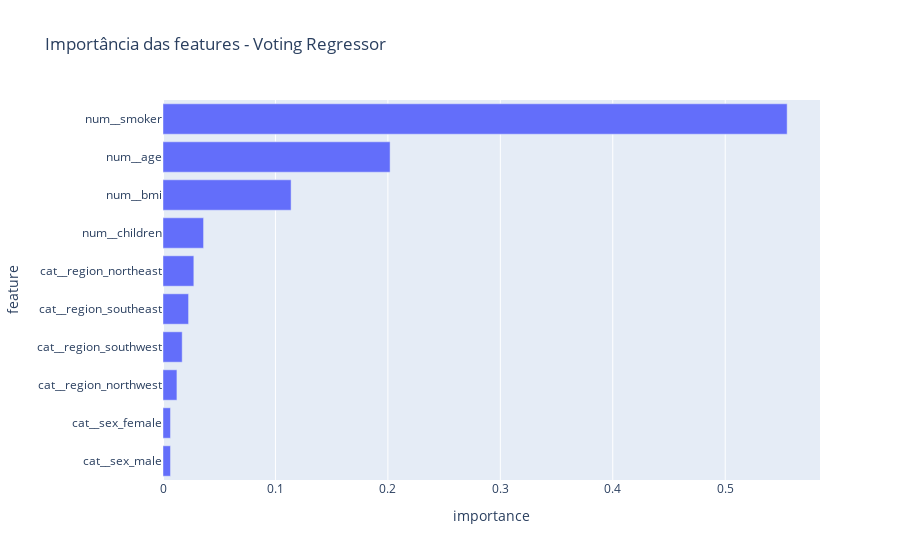

The cell this chart's notebook holds for it:
### Code cell
# Criar um gráfico para mostrar a importância
fig = px.bar(
  importance_df,
  x='importance',
  y='feature',
  title='Importância das features - Voting Regressor',
  orientation='h')

fig.show()

### Figure 1 — Plotly figure (JSON) as saved in the notebook; plotly's stock layout.template omitted (floating-point values rounded to 4 significant figures)
{"data": [{"hovertemplate": "importance=%{x}<br>feature=%{y}<extra></extra>", "legendgroup": "", "marker": {"color": "#636efa", "pattern": {"shape": ""}}, "name": "", "orientation": "h", "showlegend": false, "textposition": "auto", "type": "bar", "x": [0.006653, 0.006654, 0.01239, 0.01707, 0.02275, 0.02743, 0.03608, 0.1139, 0.202, 0.5551], "xaxis": "x", "y": ["cat__sex_male", "cat__sex_female", "cat__region_northwest", "cat__region_southwest", "cat__region_southeast", "cat__region_northeast", "num__children", "num__bmi", "num__age", "num__smoker"], "yaxis": "y"}], "layout": {"barmode": "relative", "legend": {"tracegroupgap": 0}, "title": {"text": "Importância das features - Voting Regressor"}, "xaxis": {"anchor": "y", "domain": [0, 1], "title": {"text": "importance"}}, "yaxis": {"anchor": "x", "domain": [0, 1], "title": {"text": "feature"}}}}
